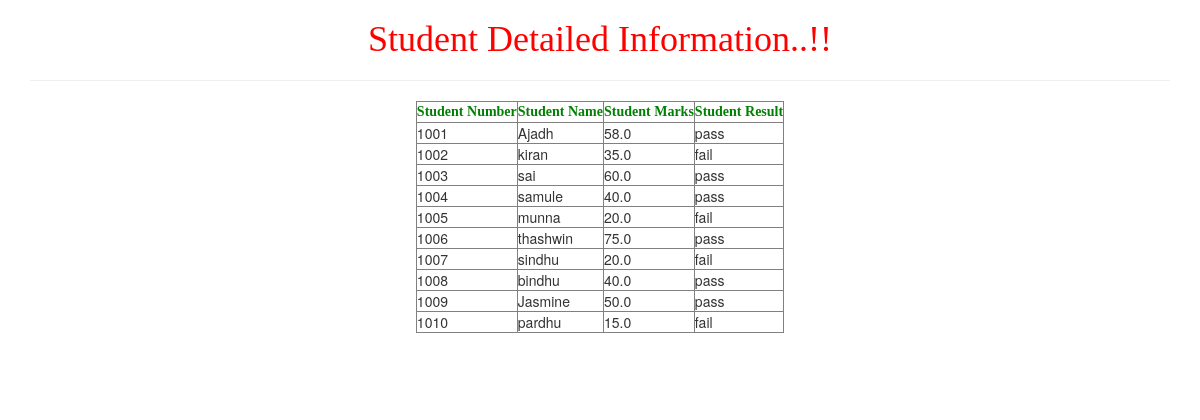
The page / on the database its author committed.
### webapp/models.py (models this page shows)
class student(models.Model):
    stdno=models.IntegerField()
    stdname=models.CharField(max_length=50)
    stdmarks=models.FloatField()
    stdresult=models.CharField(max_length=255)

### webapp/views.py (the view)
# urls.py: path('',views.display_views),
def display_views(request):
    stds=student.objects.filter(stdmarks__gte=5)
    print(type(stds))
    my_dict={'stds':stds}
    return render(request,'myapp/index.html',my_dict)

### templates/myapp/index.html
<!DOCTYPE html>
{% extends 'myapp/base.html'%}
      {%block body_block%}
      <h1 style="color:red;font-family:thahomas;">Student Detailed Information..!!</h1><hr>
      <table border='1'>
        <thead style="color:blue;font-family:thahomas">
          <th style="color:green">Student Number</th>
          <th style="color:green">Student Name</th>
          <th style="color:green">Student Marks</thstyle>
          <th style="color:green">Student Result</th>
        </thead>
        {%for  std in stds %}
        <tr>
          <td>{{std.stdno}}</td>
          <td>{{std.stdname}}</td>
          <td>{{std.stdmarks}}</td>
          <td>{{std.stdresult}}</td>
        </tr>
        {%endfor%}
      </table><br><br><br>
      {%endblock%}

### templates/myapp/base.html (shortened to what this page needs)
<!DOCTYPE html>
<html lang="en" dir="ltr">
  <head>
<link rel="stylesheet" href="https://maxcdn.bootstrapcdn.com/bootstrap/3.3.7/css/bootstrap.min.css">
  </head>
  <body>
    <div class="container" align='center'>
      {%block body_block%}
      {%endblock%}
    </div>
  </body>
</html>

### rows shown on the page
student: stdno "1001", stdname "Ajadh", stdmarks "58.0", stdresult "pass"
student: stdno "1002", stdname "kiran", stdmarks "35.0", stdresult "fail"
student: stdno "1003", stdname "sai", stdmarks "60.0", stdresult "pass"
student: stdno "1004", stdname "samule", stdmarks "40.0", stdresult "pass"
student: stdno "1005", stdname "munna", stdmarks "20.0", stdresult "fail"
student: stdno "1006", stdname "thashwin", stdmarks "75.0", stdresult "pass"
student: stdno "1007", stdname "sindhu", stdmarks "20.0", stdresult "fail"
student: stdno "1008", stdname "bindhu", stdmarks "40.0", stdresult "pass"
student: stdno "1009", stdname "Jasmine", stdmarks "50.0", stdresult "pass"
student: stdno "1010", stdname "pardhu", stdmarks "15.0", stdresult "fail"
